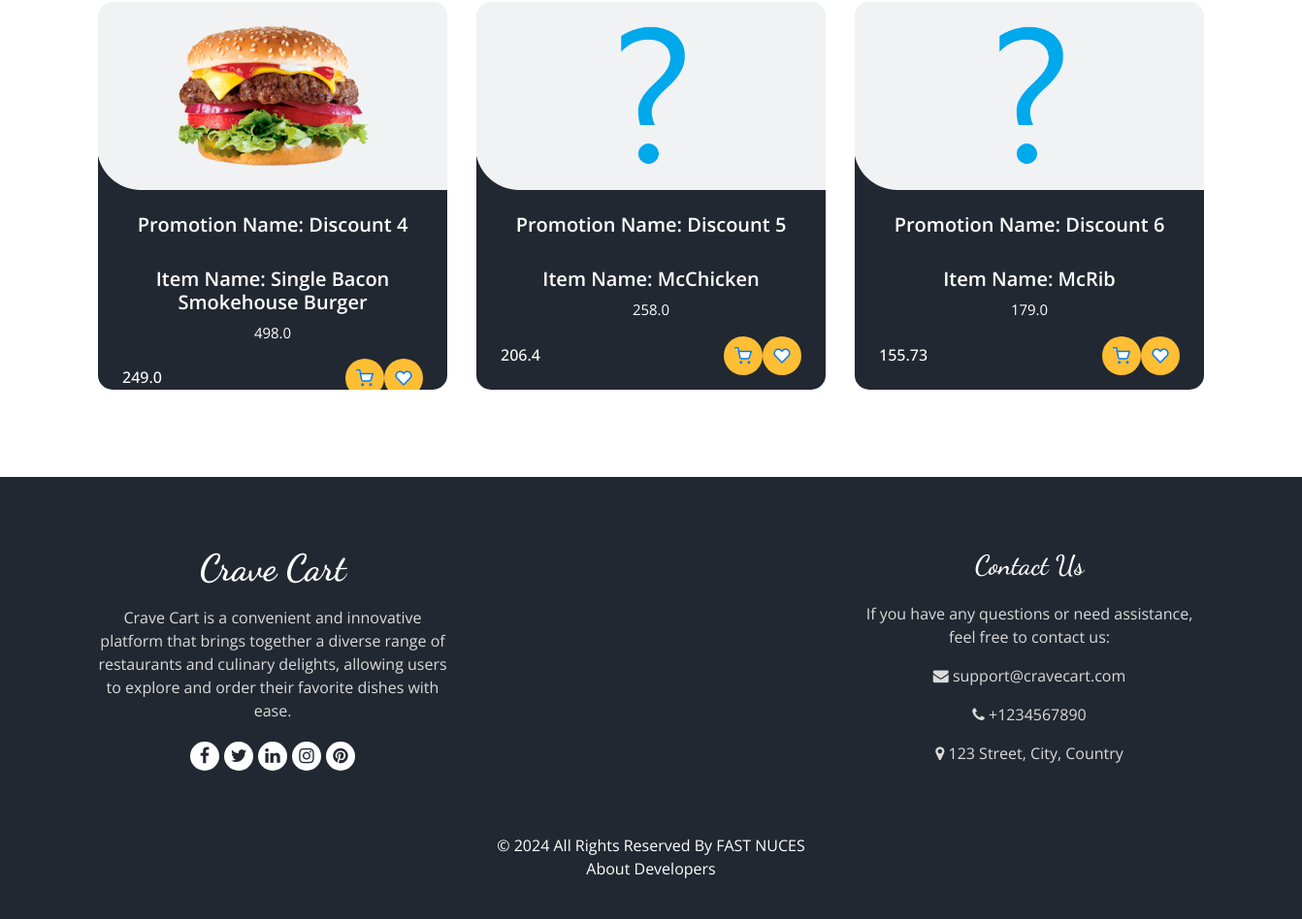
Before: /discounts (signed in, lower part) with the older database file.
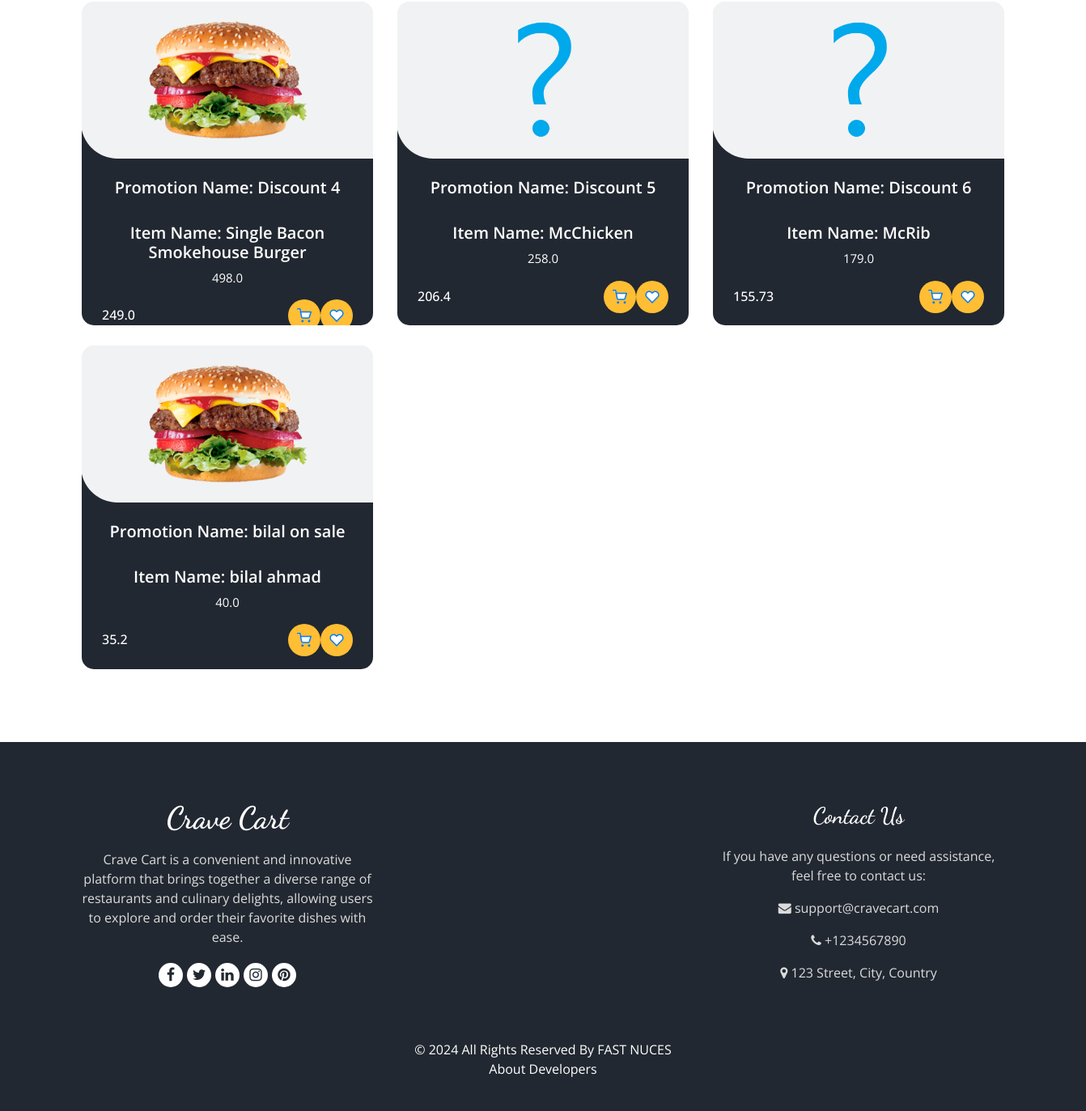
After: the same page with the newer database file.
### tables this page shows
CREATE TABLE Promotions (
                        PromotionID INTEGER PRIMARY KEY AUTOINCREMENT,
                        PromotionName TEXT,
                        MenuID INTEGER,
                        Description TEXT,
                        Discount REAL,
                        StartDate TEXT,
                        EndDate TEXT,
                        FOREIGN KEY (MenuID) REFERENCES Menus (MenuID) ON DELETE CASCADE
                    );

CREATE TABLE Menus (
                        MenuID INTEGER PRIMARY KEY AUTOINCREMENT,
                        RestaurantID INTEGER,
                        ItemName TEXT,
                        Description TEXT,
                        Price REAL,
                        Category TEXT,
                        ImagePNG TEXT,
                        ImageJPG TEXT,
                        Rating INTEGER DEFAULT 0,
                        FOREIGN KEY (RestaurantID) REFERENCES Restaurants(RestaurantID) ON DELETE CASCADE
                    );

### main.py (the view)
@app.route('/discounts')
def discounts():
    if 'username' not in session:
        return redirect('/login')
    if not DataBase.is_customer(session['username']):
        return render_template('404.html'), 404
    data= DataBase.get_active_promotions(current_date=date.today().strftime("%Y-%m-%d"),all=True,png=True)
    return render_template('user/discounts.html',data=data,result=len(data))

### DataBase.py (called while the page is built)
def is_customer(id):
    try:
        cursor.execute('''SELECT * FROM Customers where CustomerID=?;''',[id])
        ans = cursor.fetchone()
        if ans:
            return True
        else:
            return False
    except Exception as e:
        print(e)
        return False

### templates/user/discounts.html (shortened to what this page needs)
<!DOCTYPE html>
<html>
<head>
  <link rel="stylesheet" type="text/css" href="{{url_for('static',filename='css/bootstrap.css')}}" />
  <link rel="stylesheet" type="text/css" href="https://cdnjs.cloudflare.com/ajax/libs/OwlCarousel2/2.3.4/assets/owl.carousel.min.css" />
  <link rel="stylesheet" href="https://cdnjs.cloudflare.com/ajax/libs/jquery-nice-select/1.1.0/css/nice-select.min.css" />
  <link href="{{url_for('static',filename='css/font-awesome.min.css')}}" rel="stylesheet" />
  <link href="{{url_for('static',filename='css/style.css')}}" rel="stylesheet" />
  <link href="{{url_for('static',filename='css/responsive.css')}}" rel="stylesheet" />
</head>
<body class="sub_page">
    {%if result!=0%}
  <section class="food_section layout_padding-bottom">
    <div class="container">
      <div class="filters-content">
        <div class="row grid">
            {% for item in data%}
            <div class="col-sm-6 col-lg-4 all category">
            <div class="box" id="menu-item-box">
              <div>
                <div class="img-box">
                  <img src="{{url_for('static',filename='images/'+item['Image'])}}" alt="">
                </div>
                <div class="detail-box">
                  <h5>
                    Promotion Name: {{item['PromotionName']}}
                  </h5>
                    <br>
                  <h5>
                    Item Name: {{item['itemName']}}
                  </h5>
                  <p>
                    {{item['Price']}}
                  </p>
                  <div class="options">
                    <h6>
                        {{item['DiscountedPrice']}}
                    </h6>
                    <div class="button-container" id="menu-buttons">
                      <a href="#"
                          class="add-to-cart-btn-discount"
                          data-name="{{ item['PromotionName'] }}">
                      </a>
                      <a href="#" class="favorite-btn-discount" data-name="{{ item['PromotionName'] }}">
                      </a>
                  </div>
                  </div>
                </div>
              </div>
            </div>
            </div>
            {%endfor%}
        </div>
      </div>
    </div>
  </section>
  {%endif%}
  <footer class="footer_section">
    <div class="container">
        <div class="row">
            <div class="col-md-4 footer-col">
                <div class="footer_detail">
                    <a href="#" class="footer-logo">Crave Cart</a>
                    <p>Crave Cart is a convenient and innovative platform that brings together a diverse range of restaurants and culinary delights, allowing users to explore and order their favorite dishes with ease.</p>
                    <div class="footer_social">
                        <a ><i class="fa fa-facebook" aria-hidden="true"></i></a>
                        <a ><i class="fa fa-twitter" aria-hidden="true"></i></a>
                        <a ><i class="fa fa-linkedin" aria-hidden="true"></i></a>
                        <a ><i class="fa fa-instagram" aria-hidden="true"></i></a>
                        <a ><i class="fa fa-pinterest" aria-hidden="true"></i></a>
                    </div>
                </div>
            </div>
            <div class="col-md-4 footer-col">
            </div>
            <div class="col-md-4 footer-col">
                <h4>Contact Us</h4>
                <p>If you have any questions or need assistance, feel free to contact us:</p>
                <p><i class="fa fa-envelope"></i> support@cravecart.com</p>
                <p> <i class="fa fa-phone"></i> +1234567890</p>
                <p> <i class="fa fa-map-marker"></i> 123 Street, City, Country</p>
            </div>
        </div>
        <div class="footer-info">
            <p>&copy; <span id="displayYear"></span> All Rights Reserved By <a href="https://www.nu.edu.pk/">FAST NUCES</a><br>
                <a href="/Aboutus"> About Developers </a>
            </p>
        </div>
    </div>
</footer>
</body>
</html>

Changed rows visible on the page:
added Promotions: ImagePNG (picture), PromotionName "bilal on sale", itemName "bilal ahmad", Price "40.0", DiscountedPrice "35.2"
